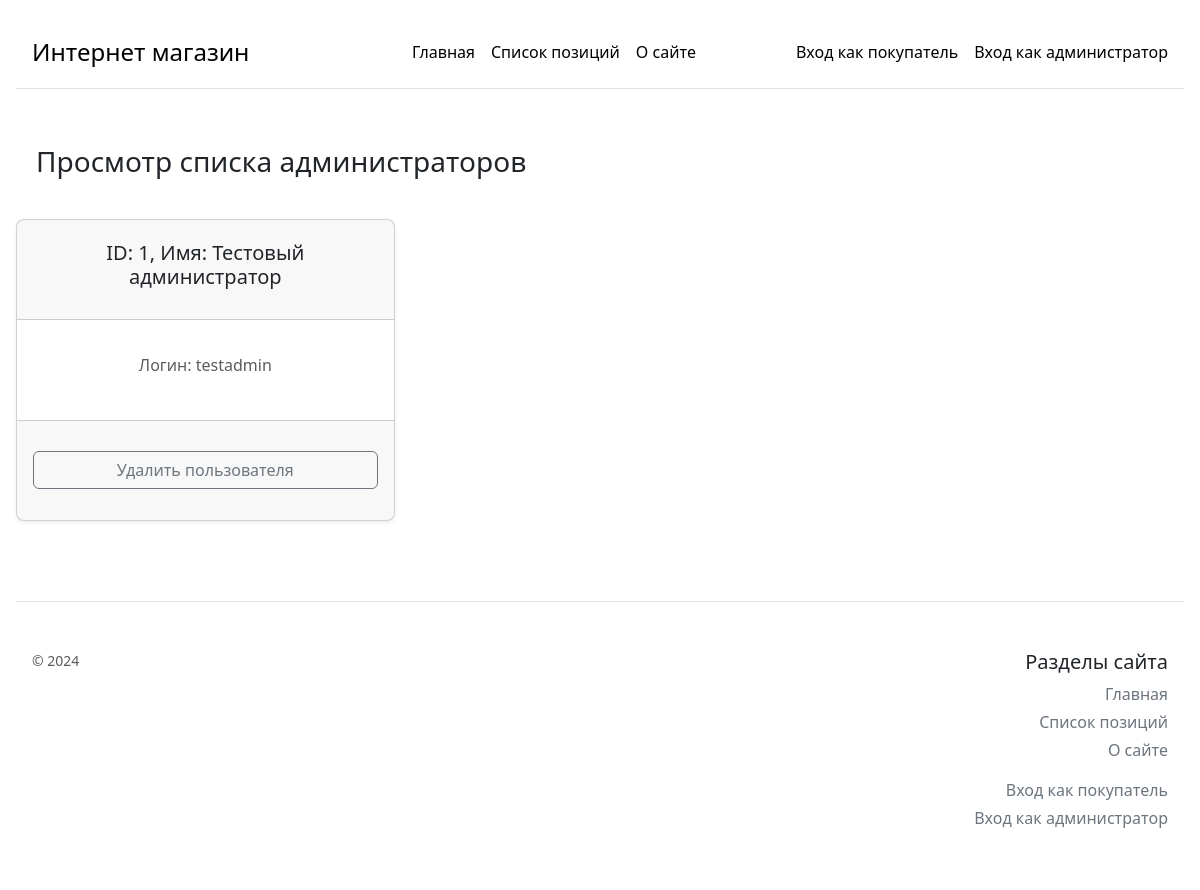
Page /users_list on the committed database.
### models/user.py (models this page shows, shortened)
    class UserModel(db.Model):
        __tablename__ = 'users'
        id = db.Column(db.Integer(), primary_key=True)
        name = db.Column(db.String(100), unique=True, nullable=False)
        login = db.Column(db.String(50), unique=True, nullable=False)
        email = db.Column(db.String(100), unique=True, nullable=False)
        password_hash = db.Column(db.String(100), unique=False, nullable=False)

### main.py (the view)
@app.route('/users_list', methods=['POST', 'GET'])
def usersList():
    return usersListHandler(UserModel, db, autorization)

### route_handlers/users_list.py (called while the page is built)
def usersListHandler(UserModel, db: SQLAlchemy, autorization):
    if request.method == 'POST':
        userId = request.form['id']
        user = UserModel.query.filter_by(id=userId).first()
        if (user != None):
            db.session.delete(user)
            db.session.commit()
    UsersFromQuery = UserModel.query.all()
    users = []
    for user in UsersFromQuery:
        users.append({
            'id': user.id,
            'name': user.name,
            'login': user.login
        })
    return render_template('users_list.html', users=users, autorization=autorization)

### templates/users_list.html (shortened to what this page needs)
{% extends 'template.html' %}
{% block body %}
<div class="row p-3">
    <div class="col p-3">
        <h3>Просмотр списка администраторов</h3>
    </div>
</div>
<form method="post">
    <div class="row row-cols-1 row-cols-md-3 mb-3 text-center g-3">
        {% for user in users %}
        <div class="col">
            <div class="card mb-3 rounded-3 shadow-sm text-center">
                <div class="card-header"
                    style="min-height: 100px; display: flex; align-items: center; justify-content: center;">
                    <h5>ID: {{ user['id'] }}, Имя: {{ user['name'] }}</h5>
                </div>
                <div class="card-body text-muted"
                    style="min-height: 100px; display: flex; align-items: center; justify-content: center;">
                    <h6>Логин: {{ user['login'] }}</h6>
                </div>
                <div class="card-footer"
                    style="min-height: 100px; display: flex; align-items: center; justify-content: center;">
                    <button type="button" class="w-100 btn btn-m btn-outline-secondary" data-bs-toggle="modal"
                        data-bs-target="#modal_{{ user['id'] }}">Удалить пользователя</button>
                </div>
            </div>
        </div>
        {% endfor %}
    </div>
</form>
{% endblock %}

### rows in the picture
UserModel: id "1", name "Тестовый администратор", login "testadmin"
